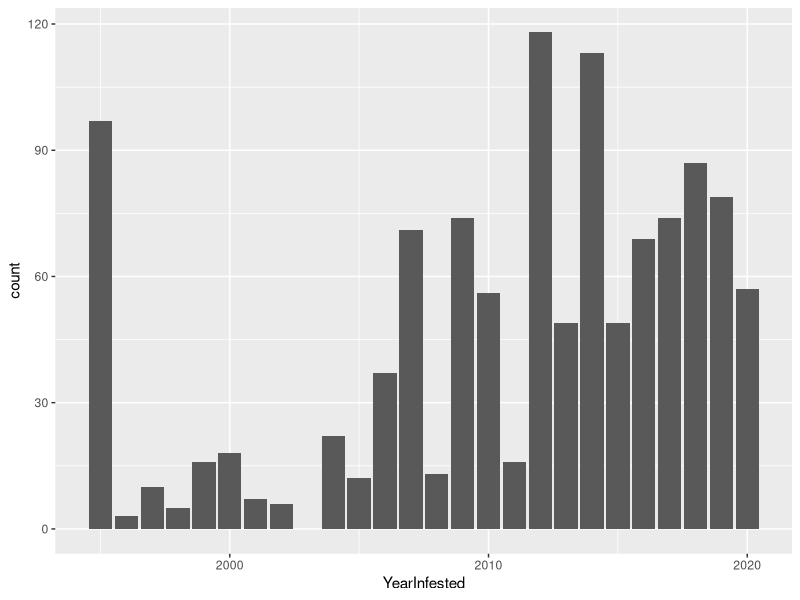

This chart was generated by the following R code: (Note: this script raises an error after producing the figure.)
## ---- chunk 1
library(tidyverse)

waters <- read_csv('infested-waters.csv')
## ---- chunk 2
ggplot(data = waters, aes(YearInfested)) +
  geom_bar() 
## ---- chunk 3
mean(zm$YearsBetween, na.rm = T)
min(zm$YearsBetween, na.rm = T)
max(zm$YearsBetween, na.rm = T)
## ---- chunk 4
starry <- waters %>% 
  filter(Species == "starry stonewort" & County == "Beltrami")
starry

# Six water bodies are infested with starry stonewort in Beltrami County.
## ---- chunk 5
milfoil_county <- waters %>% 
  filter(Species == "Eurasian watermilfoil") %>% 
  mutate(YearsBetween = YearInfested - YearConfirmed) %>% 
  group_by(County) %>% 
  summarize(num_waters = n(),
            mean_YearsBetween = mean(YearsBetween, na.rm = T))
milfoil_county
## ---- chunk 6
ggplot(data = milfoil_county, aes(mean_YearsBetween)) +
  geom_boxplot() 
## ---- chunk 7
ggplot(data = milfoil_county, aes(x = num_waters, y = County)) +
  geom_bar(stat = "identity") 

# Hennepin County has the most infestations of Eurasian watermilfoil.
